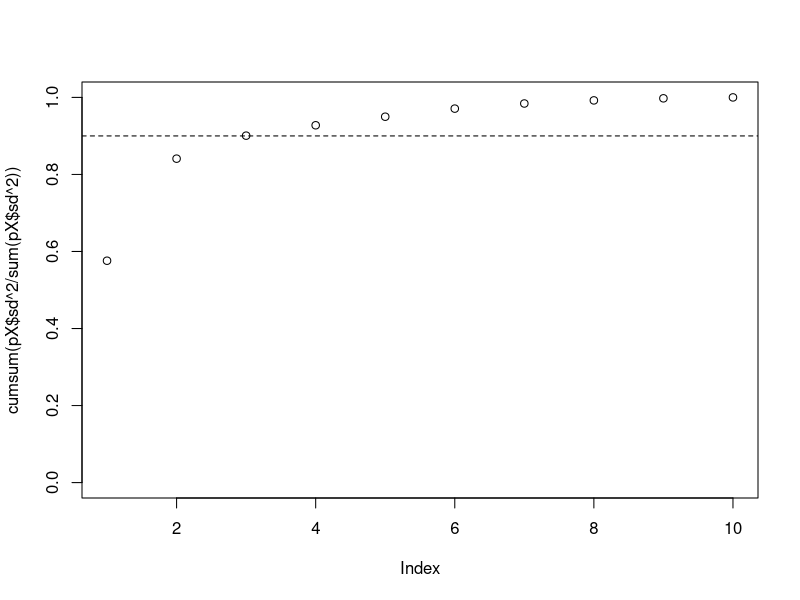
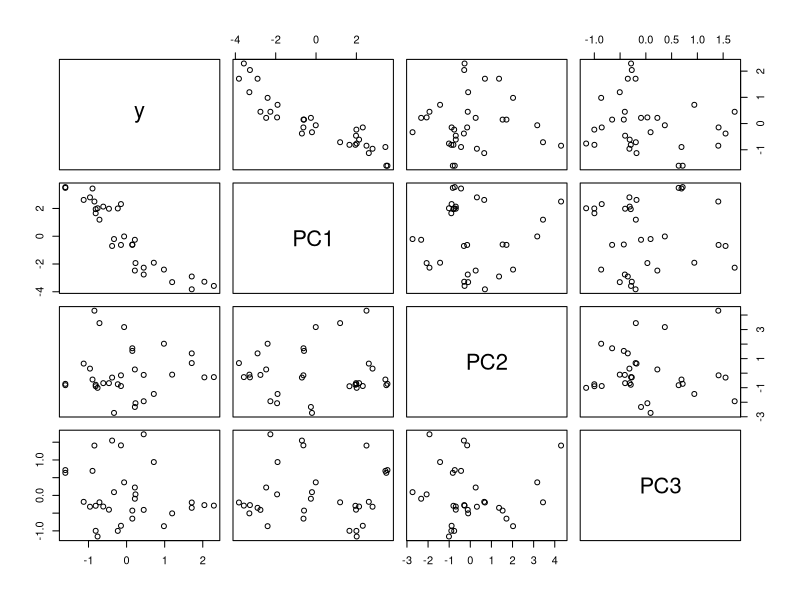
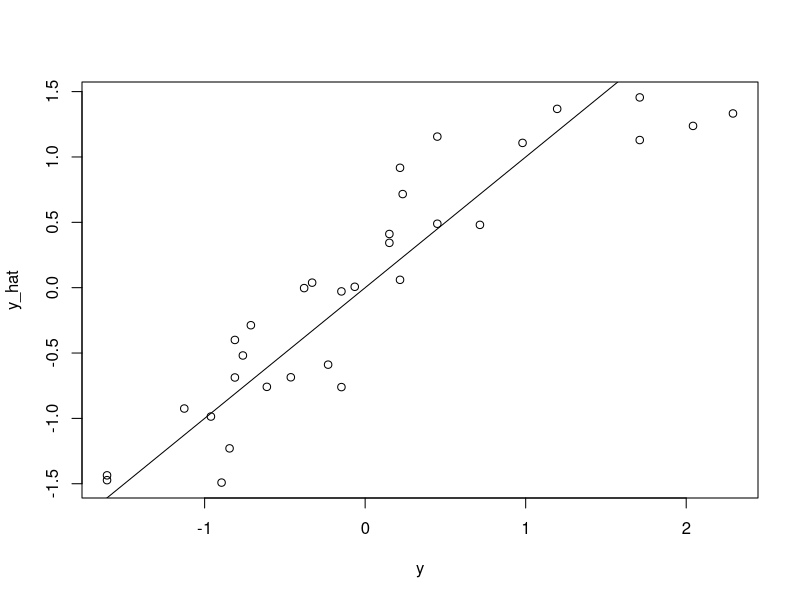

These figures' R source, in order:
fit = function(y, X, k=3) {
  pX = prcomp(X, center=FALSE, scale=FALSE)
  mod = lm(y ~ pX$x[,1:k] - 1)
  list(pX=pX, mod=mod, k=k)
}

pred = function(X, fit_ls) {
  k = fit_ls$k
  V = fit_ls$pX$rotation # eigenvectors
  gam = fit_ls$mod$coef
  b = V[,1:k] %*% gam
  X %*% b
}

dat = scale(mtcars)
y = dat[,1]
X = dat[,-1]
pX = prcomp(X)
plot(cumsum(pX$sd^2 / sum(pX$sd^2)), ylim=c(0,1)); abline(h=.9, lty=2)
pairs(cbind(y, pX$x[,1:3]))
N = nrow(X)

models = lapply(as.list(1:N), function(i) fit(y[-i], X[-i,]))

y_hat = sapply(1:N, function(i) pred(X[i,], models[[i]]))
plot(y, y_hat); abline(0,1)

